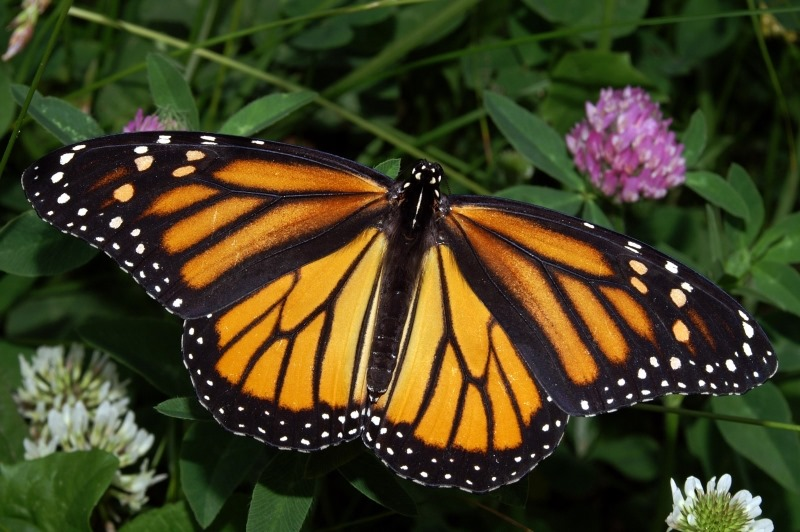
#> input picture images/sample.jpg, 800 x 532 px
$ python -i edge_detector.py   (imports and definitions only)   (older library calls are emulated)
#> lines starting #> are read from the running program, lines starting #| are printed output that depends on the picture; after the words box and inside, x2 and y2 are one past the last pixel; in counts of white or black regions, pixels touching at a corner belong together
#> further down, picture is the input picture: shape (532, 800, 3); mean B, G, R 33, 63.4, 66.8
import cv2
import numpy as np

def custom_edge_detection(image, threshold=50):
    """
    Custom edge detection using Sobel filters and manual thresholding.
    :param image: Input image (BGR)
    :param threshold: Threshold for edge detection (default: 50)
    :return: Binary edge map
    """
#> called with threshold = 50
    # Step 1: Convert to Grayscale
    gray = cv2.cvtColor(image, cv2.COLOR_BGR2GRAY)
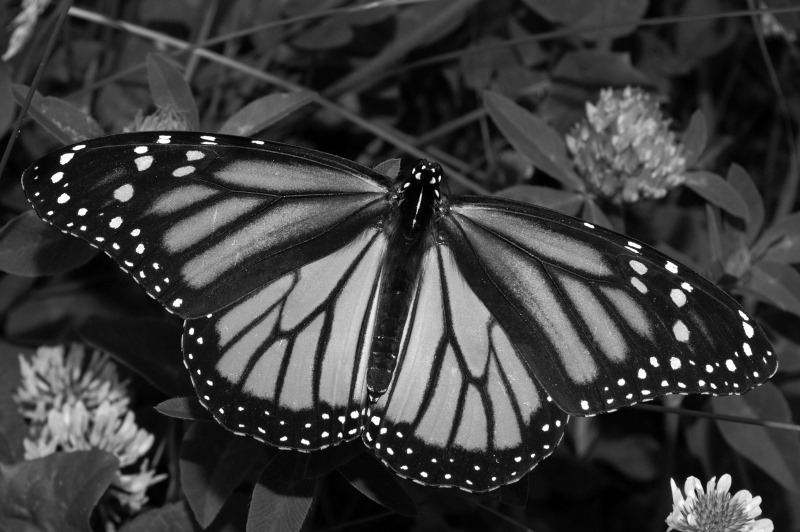
#> gray: shape (532, 800); min 0, max 255, mean 60.9

    # Step 2: Apply Gaussian Blur to reduce noise
    blurred = cv2.GaussianBlur(gray, (5, 5), 1.0)

    # Step 3: Compute gradients using Sobel filters
    grad_x = cv2.Sobel(blurred, cv2.CV_64F, 1, 0, ksize=3)
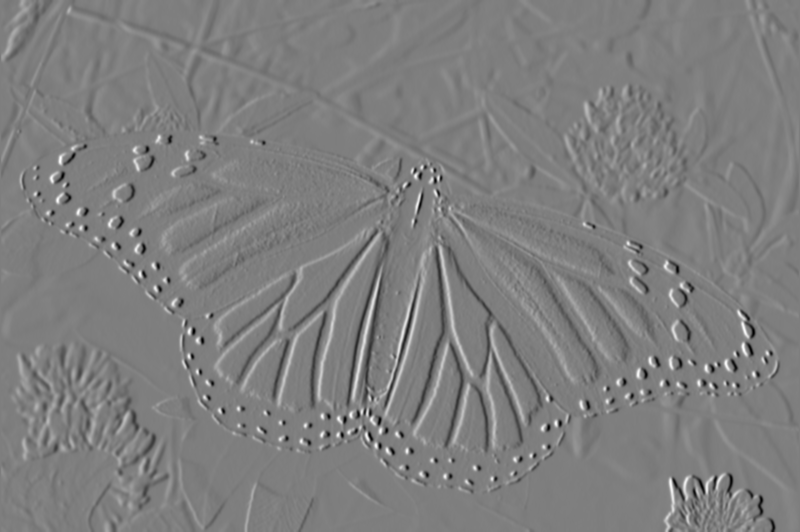
#> grad_x: shape (532, 800) float64; min -564, max 570, mean 0; drawn with min black and max white
    grad_y = cv2.Sobel(blurred, cv2.CV_64F, 0, 1, ksize=3)
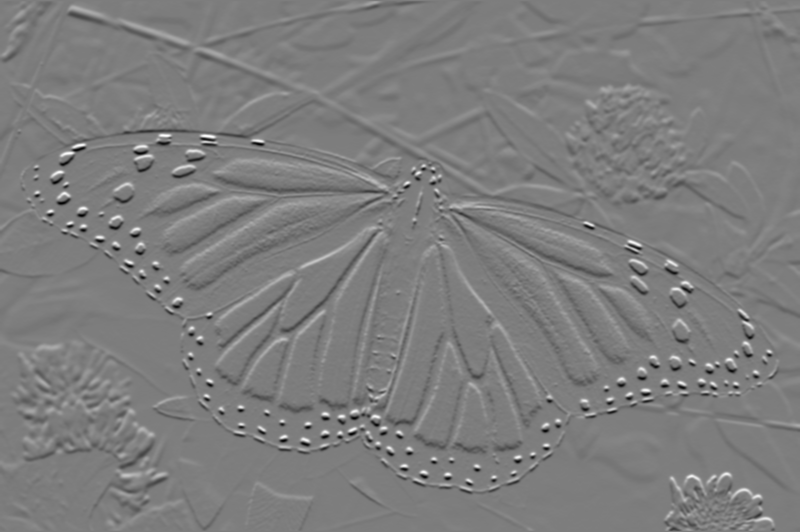
#> grad_y: shape (532, 800) float64; min -585, max 601, mean -0.2; drawn with min black and max white

    # Step 4: Compute gradient magnitude
    magnitude = np.sqrt(grad_x ** 2 + grad_y ** 2)
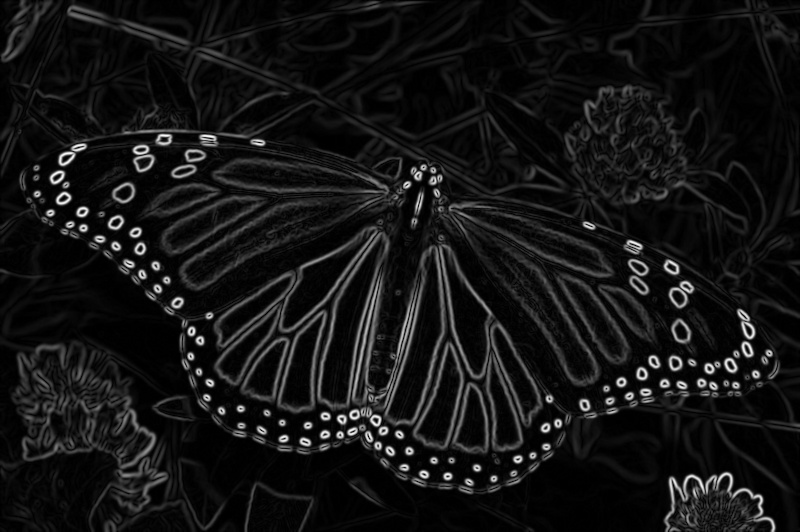
#> magnitude: shape (532, 800) float64; min 0, max 607.9, mean 49.3; drawn with min black and max white
    magnitude = np.uint8(255 * magnitude / np.max(magnitude))

    # Step 5: Apply manual threshold
    _, edge_map = cv2.threshold(magnitude, threshold, 255, cv2.THRESH_BINARY)
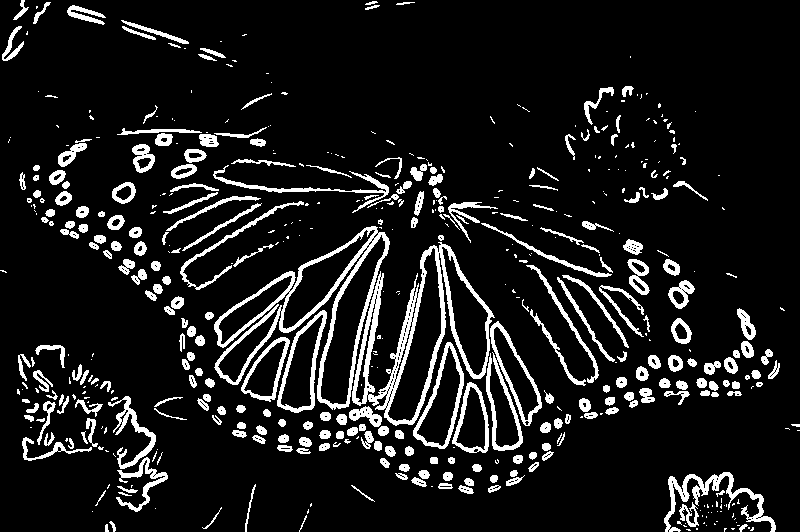
#> edge_map: shape (532, 800); 10.6% white; 511 white regions (241 under 20 px), largest, box (x1, y1, x2, y2) and area: (352, 242, 495, 426) 4907, (214, 226, 390, 410) 4355, (486, 321, 542, 451) 1686

    return edge_map

>>> import cv2
>>> picture = cv2.imread('images/sample.jpg')
>>> result = custom_edge_detection(picture)
